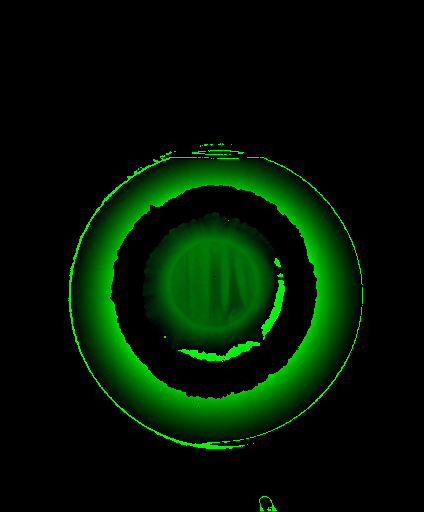
#> input picture Training/Annotations/Roe/20/depth/018_depth_ROE_1.png, 424 x 512 px, found by its file name; its folder holds only this picture in this run
$ python 8to16bit_conversion.py
#> lines starting #> are read from the running program, lines starting #| are printed output that depends on the picture
import cv2
import numpy as np
from os import listdir

depth_folder = 'Roe/20/depth/'
ir_folder = 'Roe/20/ir'

listofvids = listdir(depth_folder)

# loops through all the videos
for j, vid in enumerate(listofvids):
    depth_path = f"{depth_folder}/{listofvids[j]}"

    # Fetch depth image and merge its channels to form 16-bit image
    depth_img = cv2.imread(depth_path)
#> depth_img is the input picture: shape (512, 424, 3); mean B, G, R 0.7, 21.6, 0
    if depth_img.shape[2] == 3:
        depth_hi_bytes, depth_lo_bytes, empty = cv2.split(depth_img)
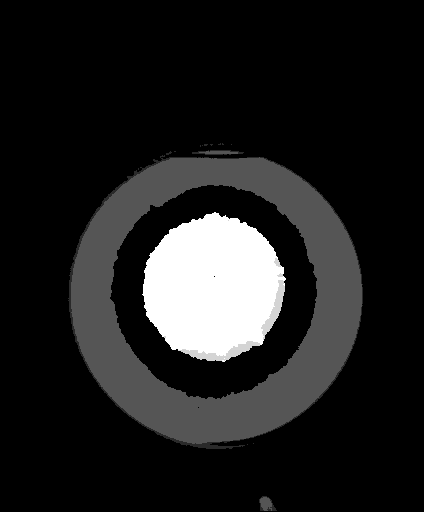
#> depth_hi_bytes: shape (512, 424); min 0, max 6, mean 0.75; drawn with min black and max white
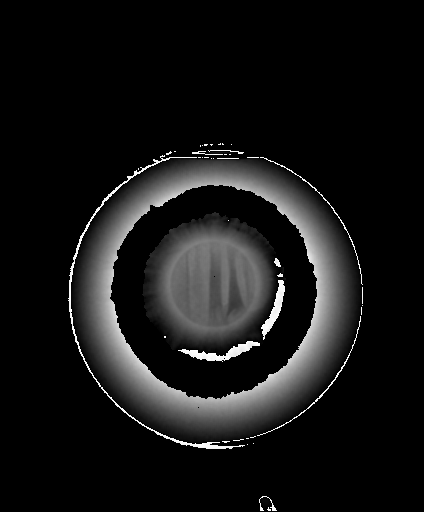
#> depth_lo_bytes: shape (512, 424); min 0, max 255, mean 21.6
#> empty: shape (512, 424); every value is 0
        depth_img = depth_lo_bytes.astype('uint16') + np.left_shift(depth_hi_bytes.astype('uint16'), 8)
#> depth_img: shape (512, 424) uint16
        print(depth_img.dtype)
#| uint16
        cv2.imshow('depth image', depth_img)
        cv2.waitKey(0)
        #cv2.imwrite(depth_path, depth_img)
    else:
        print('Image ' + depth_path + ' is not 3 channel')

#> (the run stopped early here; a loop or call above may not have finished)
